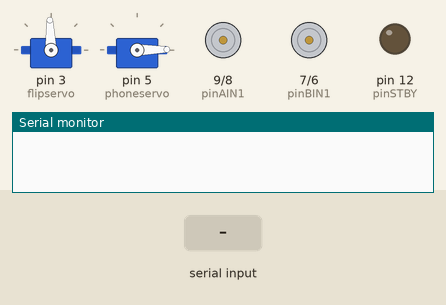
Bench run of a sketch on a simulated Arduino Uno, built with avr-gcc and run on an emulated ATmega328P. Parts: 2 × servo, motor-driver pin pairs drawn as motors (green arrow = first pin HIGH = forward, orange = second pin HIGH = backward, longer = more drive, scaled by the enable pin, stopped while the standby pin is LOW), output pins drawn as LEDs (lit = HIGH), the last lines printed to the serial monitor. Inputs (shaded band) come from the test bench.

Above: at 1.2 s.
1.3 s: "x" received over Serial
At 2.5 s:
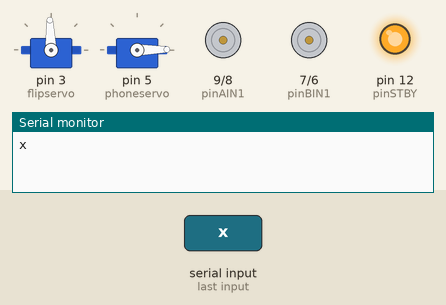
Timing chart, 0 to 4.3 s (numbered marks = the images above; inputs shaded):
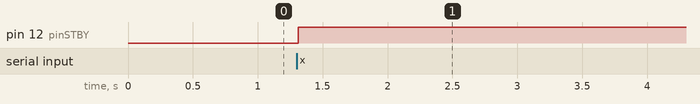

The sketch:

BallCollector.ino
```cpp
#include <Servo.h>

#define TURN_TIME 330

Servo flipservo;
Servo phoneservo;

String bluetoothRead, Str_x, Str_y, Str_p;
int x ;
int y ;
String command;
int length;

//Motor 1
int pinAIN1 = 9; //Direction
int pinAIN2 = 8; //Direction
int pinPWMA = 11; //Speed

//Motor 2
int pinBIN1 = 7; //Direction
int pinBIN2 = 6; //Direction
int pinPWMB = 10; //Speed

//Standby
int pinSTBY = 12;

//Constants to help remember the parameters
static boolean turnCW = 0;  //for motorDrive function
static boolean turnCCW = 1; //for motorDrive function
static boolean motor1 = 0;  //for motorDrive, motorStop, motorBrake functions
static boolean motor2 = 1;  //for motorDrive, motorStop, motorBrake functions

//Direction
bool forward;
void setup() {
  Serial.begin(9600);
   flipservo.attach(3);
    // Initially the servo must be stopped
    flipservo.write(92);
    phoneservo.attach(5);

   pinMode(pinPWMA, OUTPUT);
  pinMode(pinAIN1, OUTPUT);
  pinMode(pinAIN2, OUTPUT);

  pinMode(pinPWMB, OUTPUT);
  pinMode(pinBIN1, OUTPUT);
  pinMode(pinBIN2, OUTPUT);

  pinMode(pinSTBY, OUTPUT);
  phoneservo.write(1);

  forward = 1;


}

void loop() {

  char commandbuffer[10];
  if(Serial.available())
  {

     delay(10);
  int i=0;
     while( Serial.available() && i< 9) {
        commandbuffer[i++] = Serial.read();


     }
     commandbuffer[i++]='\0';
     bluetoothRead = (char*)commandbuffer;
     length = bluetoothRead.length();


     if(bluetoothRead.substring(0, 1).equals("x"))
     {

       Str_x = bluetoothRead.substring(1, length-1);
       x = Str_x.toInt();

       Str_p = bluetoothRead.substring(length - 1, length);
       command = Str_p;
       Serial.println(command);

      Stop();


    if(command.equals("d"))//d for dipose
    {
      Stop();
      // flip container
      // Start turning clockwise
    flipservo.write(85);
    // Go on turning for the right duration
    delay(2.3*TURN_TIME);
    // Stop turning
    flipservo.write(92);
    delay(100);
    //TURN CCW
    flipservo.write(100);
    delay(2.3*TURN_TIME);
    //STOP
    flipservo.write(92);

  turnback();
      }
 if(command.equals("f"))//forward
   {
    if(x < 270 )
    {
         Left();
     }

      if(x > 370)
       {
           Right();
        }
         if(x > 270 && x < 370)
         {
                if(forward)
                  Forward();
                else
                  Back();
           }

      }
if(command.equals("r"))//rotate
{
  turn180();

}

if(command.equals("s"))//stop
{
     Stop();
}
      }
  }
}

void turn180()
{
  //turn servo motor of the phone 180
  phoneservo.write(179);
  forward=0;
}
 void turnback()
 {
  //turn servo phone back to 0
  phoneservo.write(1);
  forward=1;
  }

void motorDrive(boolean motorNumber, boolean motorDirection, int motorSpeed)
{
  boolean pinIn1;
  if (motorDirection == turnCW)
    pinIn1 = HIGH;
  else
    pinIn1 = LOW;

  if(motorNumber == motor1)
  {
    digitalWrite(pinAIN1, pinIn1);
    digitalWrite(pinAIN2, !pinIn1);
    analogWrite(pinPWMA, motorSpeed);
  }
  else
  {
    digitalWrite(pinBIN1, pinIn1);
    digitalWrite(pinBIN2, !pinIn1);
    analogWrite(pinPWMB, motorSpeed);
  }
  digitalWrite(pinSTBY, HIGH);

}
void Left(){
  motorDrive(motor1, turnCW, 255);
  motorDrive(motor2, turnCCW, 255);
}


void Right(){

  motorDrive(motor1, turnCCW, 255);
  motorDrive(motor2, turnCW, 255);

}


void Forward(){
  motorDrive(motor1, turnCCW, 255);
  motorDrive(motor2, turnCCW, 255);
}


void Back(){
 motorDrive(motor1, turnCW, 255);
  motorDrive(motor2, turnCW, 255);
}


void Stop(){
  motorDrive(motor1, turnCW, 0);
  motorDrive(motor2, turnCW, 0);
}
```

Measured:
- after the input at 1.3 s, pin 12 (pinSTBY): LOW → HIGH at once
